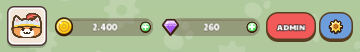
#> input picture docs/design/2026-10-21/menu-frame-proposal/game-header.png, 360 x 52 px
$ python build_proposal.py
#> lines starting #> are read from the running program, lines starting #| are printed output that depends on the picture
"""Offline illustration of the two frame proposals; no browser or game changes."""
from pathlib import Path
from PIL import Image, ImageDraw, ImageFont

HERE = Path(__file__).resolve().parent
ROOT = HERE.parents[3]
SCALE = 2
LINE = '#583f21'
INK = '#4b3927'
FONT = ROOT / 'game/ui/fonts/PaytoneOne-Regular.ttf'
SYMBOL_FONT = ROOT / 'game/ui/fonts/DejaVuSans.ttf'


class Canvas:
    def __init__(self, w, h, fill):
        self.im = Image.new('RGB', (w*SCALE, h*SCALE), fill)
        self.d = ImageDraw.Draw(self.im)

    def box(self, rect, fill, radius=0, line=None, width=1):
        self.d.rounded_rectangle(tuple(round(v*SCALE) for v in rect), round(radius*SCALE), fill=fill, outline=line, width=round(width*SCALE))

    def text(self, pos, text, size=14, fill=INK, game=False, bold=False, anchor='lt', stroke=0, symbols=False):
        # Match UiKit.game_font(): every caption uses the same Paytone One face.
        font = ImageFont.truetype(str(SYMBOL_FONT if symbols else FONT), round(size*SCALE))
        self.d.text((round(pos[0]*SCALE), round(pos[1]*SCALE)), text, font=font,
                    fill=fill, anchor=anchor, stroke_width=round(stroke*SCALE), stroke_fill='#2e1c1c')

    def wrap(self, pos, text, width, size=13, fill='#5b695a', leading=19):
        font = ImageFont.truetype(str(FONT), round(size*SCALE))
        words = text.split(); line = ''; y = pos[1]
        for word in words:
            test = (line + ' ' + word).strip()
            if font.getlength(test) > width*SCALE and line:
                self.text((pos[0], y), line, size, fill)
                y += leading; line = word
            else:
                line = test
        if line:
            self.text((pos[0], y), line, size, fill)

    def paste(self, source, rect):
        if not isinstance(source, Image.Image):
            source = Image.open(source)
        source = source.convert('RGBA')
        x,y,w,h = rect
        source = source.resize((round(w*SCALE), round(h*SCALE)), Image.Resampling.LANCZOS)
        self.im.paste(source, (round(x*SCALE),round(y*SCALE)), source)


def coin(c,x,y,size=18):
    c.box((x,y,x+size,y+size),'#ffdc62',size/2,LINE,1.5)
    c.box((x+3,y+3,x+size-3,y+size-3),'#ffdf68',size/2,'#fff0a0',1)
    c.text((x+size/2,y+size/2),'•',12,'#b07b27',anchor='mm')


def button(c,x,y,w,h,text,tone='yellow',size=14,icon=False):
    # Exact source art and 9-slice margins from game_theme.tres. Preview is 0.5x game.
    source = Image.open(HERE/f'button-{tone}-source.png').convert('RGBA')
    sw,sh = source.size
    sx,sy = [0,80,sw-80,sw],[0,66,sh-72,sh]
    dw,dh = round(w*SCALE),round(h*SCALE)
    dx,dy = [0,40,dw-40,dw],[0,33,dh-36,dh]
    if dw < 80 or dh < 69:
        raise ValueError('Original button art needs at least 40 x 34.5 preview pixels')
    layer = Image.new('RGBA',(dw,dh))
    for row in range(3):
        for col in range(3):
            patch = source.crop((sx[col],sy[row],sx[col+1],sy[row+1]))
            patch = patch.resize((dx[col+1]-dx[col],dy[row+1]-dy[row]),Image.Resampling.LANCZOS)
            layer.paste(patch,(dx[col],dy[row]))
    c.paste(layer,(x,y,w,h))
    # Match the measured original capture: ~1 preview pixel of outer text outline.
    # Godot outline_size is not a portable Pillow/CSS outer-stroke radius.
    if icon:
        font = ImageFont.truetype(str(FONT), round(size*SCALE))
        group_w = font.getlength(text)/SCALE+16
        c.paste(HERE/'back-icon.png',(x+(w-group_w)/2,y+h/2-9,12,12))
        c.text((x+w/2+8,y+h/2-3),text,size,'#ffffff',anchor='mm',stroke=1)
    else:
        c.text((x+w/2,y+h/2-3),text,size,'#ffffff',anchor='mm',stroke=1)


def pattern(c):
    for x,y in [(29,109),(190,92),(300,180),(70,320),(245,363),(23,460),(310,510)]:
        col='#c1d0ac'
        c.box((x,y+11,x+22,y+29),col,10)
        for dx,dy in [(-3,2),(5,-3),(14,-2),(21,4)]:
            c.box((x+dx,y+dy,x+dx+7,y+dy+9),col,5)


def stage(c,x,y,w,h):
    layer=Canvas(w,h,'#91ac65')
    layer.d.ellipse((-80*SCALE,-38*SCALE,(w+30)*SCALE,30*SCALE),fill='#a4bc7a')
    layer.d.ellipse((-10*SCALE,(h-10)*SCALE,(w+30)*SCALE,(h+14)*SCALE),fill='#829c5a')
    cat_h = min(61, h - 28)
    cat_w = cat_h * 55 / 61
    for i,name in enumerate(['giao','kiem','cung','gay_phep']):
        source=Image.open(ROOT / f'game/ui/art/unit_{name}.png').convert('RGBA')
        source.thumbnail((110,122),Image.Resampling.LANCZOS)
        layer.paste(source,(12+i*(w-25)/4,(h-cat_h)/2-4+(8 if i%2 else 0),cat_w,cat_h))
    c.paste(layer.im,(x,y,w,h))


def progress(c,x,y,w=300):
    c.box((x,y,x+w,y+12),'#a5b58c',7)
    c.box((x,y,x+w*.375,y+12),'#eac25d',7)


def phone(kind):
    c=Canvas(360,640,'#adbf96');pattern(c)
    c.paste(HERE/'game-header.png',(0,0,360,52))
    button(c,12,58,94,36,'Quay lại','red',10,icon=True)
    if kind=='A':
        c.box((12,112,348,462),'#7e9467',22)
        c.box((12,108,348,458),'#d0dbb8',22,LINE,3)
        c.text((28,124),'Tuần tra',19,game=True)
        coin(c,217,123,18);c.text((240,127),'180 vàng / giờ',10)
        stage(c,15,155,330,99)
        c.text((30,269),'KHO VÀNG',10,'#61704a',bold=True)
        c.text((29,283),'540',28,game=True)
        c.text((96,299),'/ 1.440',12,'#68754f',bold=True)
        c.text((331,298),'Tích lũy tối đa 8 giờ',11,'#5d6a4b',anchor='rt')
        progress(c,29,323)
        c.text((29,343),'Đầy sau 05:00:00',11,'#596843')
        c.text((330,343),'37,5%',11,'#596843',anchor='rt')
        button(c,29,400,302,42,'THU HOẠCH')
        c.box((12,479,348,545),'#94ad79',17,'#657b50',2)
        c.text((27,493),'Tuần tra nhanh',13,game=True)
        c.text((27,516),'Nhận ngay 2 giờ tích lũy',10,'#3f5533')
        button(c,224,492,110,38,'Miễn phí 2/2','red',10)
    else:
        c.box((12,112,348,240),'#7e9467',22)
        c.box((12,108,348,236),'#91ac65',22,LINE,3)
        stage(c,15,137,330,80)
        c.text((29,119),'Tuần tra',17,game=True)
        c.box((12,271,348,486),'#7e9467',22)
        c.box((12,267,348,482),'#d0dbb8',22,LINE,3)
        c.box((28,253,129,282),'#e9c578',11,LINE,2)
        c.text((78,267),'Kho vàng',13,game=True,anchor='mm')
        c.text((180,299),'540 / 1.440',27,game=True,anchor='mt')
        coin(c,119,339,17);c.text((142,343),'180 vàng / giờ',11)
        progress(c,29,369)
        c.text((29,389),'Đầy sau 05:00:00',10.5,'#596843')
        c.text((330,389),'Tối đa 8 giờ',10.5,'#596843',anchor='rt')
        button(c,29,425,302,42,'THU HOẠCH')
        c.text((14,505),'Tuần tra nhanh',12)
        c.text((14,526),'Nhận ngay 2 giờ tích lũy',10,'#3f5533')
        button(c,234,503,114,38,'Miễn phí 2/2','red',10)
    c.paste(HERE/'game-nav.png',(0,560,360,80))
    mask=Image.new('L',c.im.size,0)
    ImageDraw.Draw(mask).rounded_rectangle((0,0,720,1280),40,fill=255)
    result=c.im.convert('RGBA');result.putalpha(mask)
    result.save(HERE/f'patrol-{kind.lower()}.png')
    return result


def main():
    c=Canvas(1200,1215,'#e5ece8')
#> in __init__, `self.im = Image.new('RGB', (w*SCALE, h*SCALE), fill)`:
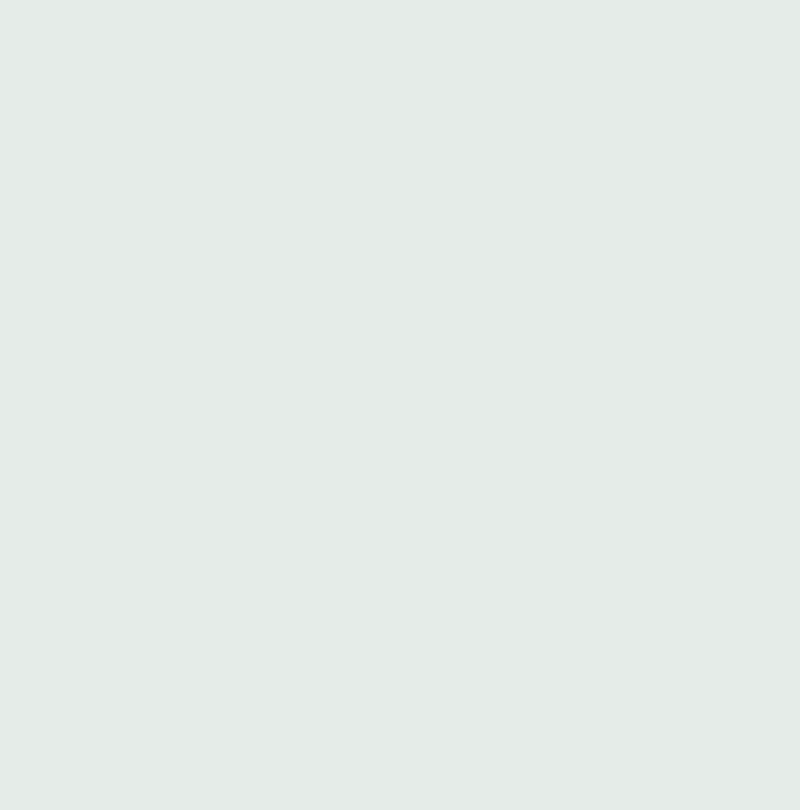
#> self.im: PIL image 2400x2430 RGB (shown at 1/3 size); mean R, G, B 229, 236, 232
    c.text((24,25),'GEAR DEFENDERS · ĐỀ XUẤT HÌNH DÁNG & BỐ CỤC KHUNG',12,'#657464',bold=True)
    c.text((24,50),'Khung nhẹ hơn, thông tin rõ hơn',30,'#344739',bold=True)
    c.wrap((24,95),'Học từ khung bo mềm, một nét bao và gờ đáy của Cat Gunner. Hai bản A/B là thiết kế đề xuất cho game mình, chưa thay vào game.',1120,15,leading=22)
    labels=[('Hiện tại','Ảnh chụp game sau đợt đổi màu'),('A · Khung liền khối','Phương án so sánh'),('B · Khung gắn nhãn','HƯỚNG ĐÃ CHỌN · Button gốc · Font game')]
    shots=[ROOT/'docs/ui_review/2026-10-21/menu-panel-palette/patrol_360x640.png',phone('A'),phone('B')]
#> call 2 of __init__, with w = 360, h = 640, fill = '#adbf96'
#> in __init__ (call 2), `self.im = Image.new('RGB', (w*SCALE, h*SCALE), fill)`:
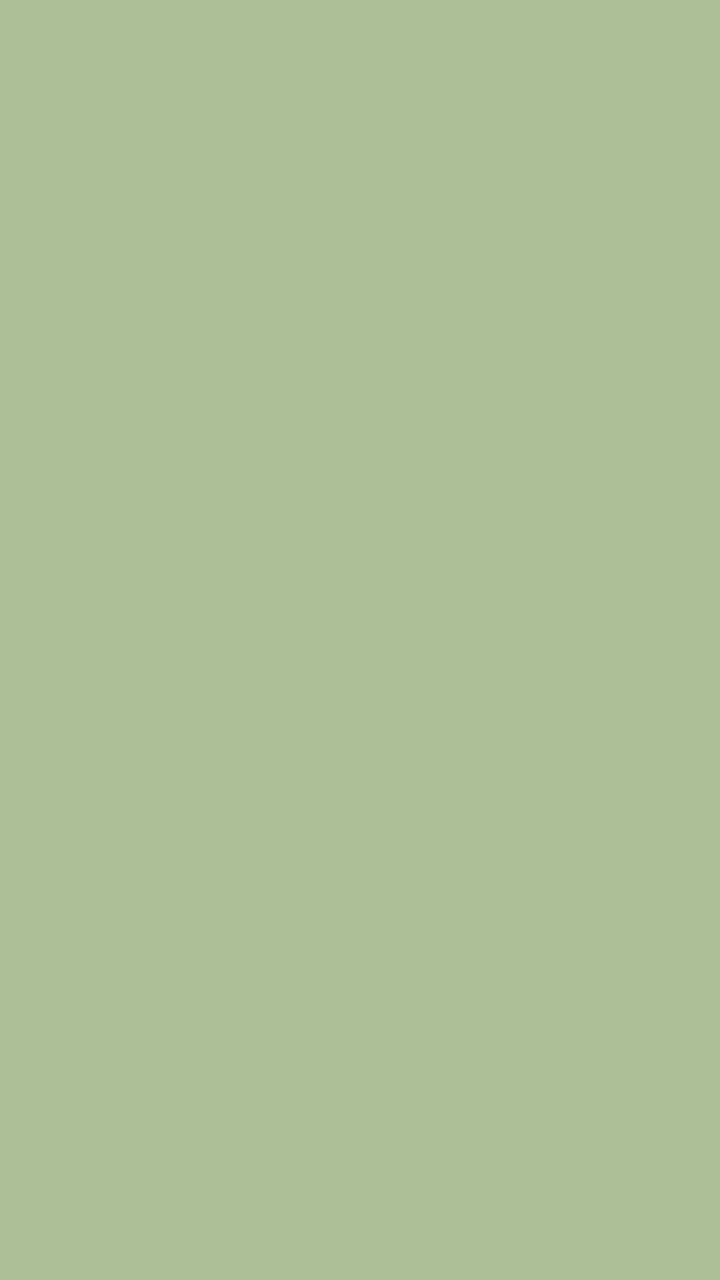
#> self.im: PIL image 720x1280 RGB; mean R, G, B 173, 191, 150
#> in paste, source is the input picture: PIL image 360x52 RGBA; mean R, G, B, A 172.8, 179, 144.8, 255
#> in paste, `source = source.resize((round(w*SCALE), round(h*SCALE)), Image.Resampl..`:
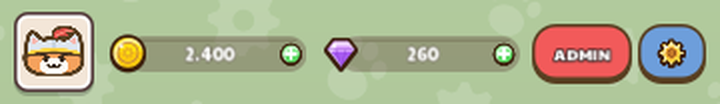
#> source: PIL image 720x104 RGBA; mean R, G, B, A 172.7, 178.9, 144.8, 255
#> in paste, `self.im.paste(source, (round(x*SCALE),round(y*SCALE)), source)`:
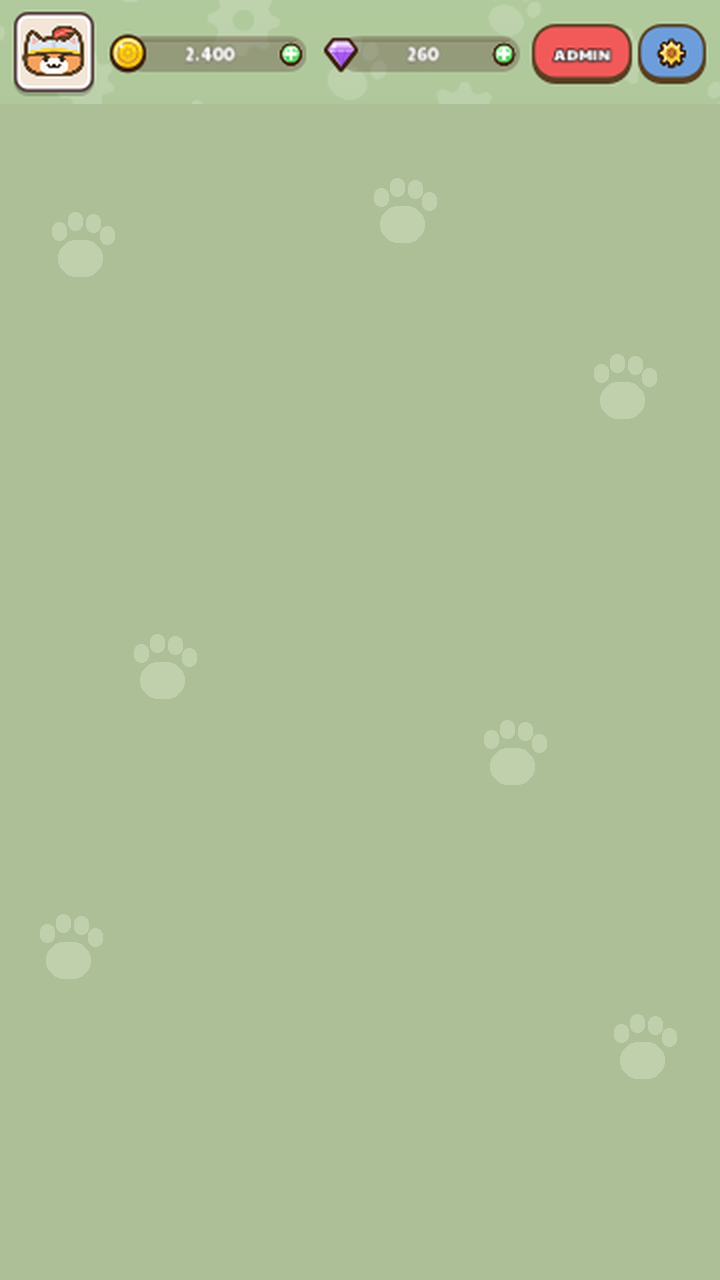
#> self.im: PIL image 720x1280 RGB; mean R, G, B 173.3, 190.3, 150
    notes=[
        'Nhiều lớp viền lồng nhau. Cảnh, số liệu và hành động bị chia rời; các dòng chữ nhỏ thiếu điểm nhìn chính.',
        'Phương án đối chiếu: ghép cảnh và số liệu vào một khung. Không tiếp tục hướng này sau khi chọn B.',
        'ĐÃ CHỌN: nhãn bám mép trên, cảnh mèo riêng. Dùng button gốc và Paytone One cho cả tiêu đề, số liệu, chú thích.'
    ]
    for i in range(3):
        x=24+i*384
        c.text((x,154),labels[i][0],18,'#344739',bold=True)
        c.text((x,181),labels[i][1],12,'#657464')
        c.paste(shots[i],(x,205,360,640))
        c.wrap((x,861),notes[i],355,13,leading=19)
    c.box((24,975,1176,976),'#bdcdbf')
    c.text((24,995),'Áp dụng cùng một hệ khung',18,'#344739')
    c.wrap((24,1027),'Shop: icon trái, thông tin giữa, giá bên phải. Thành / trang bị: một khung nhóm, chia dòng bằng khoảng cách hoặc vạch mảnh.',345,12,leading=21)
    for x in (408,792):
        c.box((x,1024,x+360,1124),'#7ca0b4',20)
        c.box((x,1020,x+360,1120),'#aac9d7',20,LINE,3)
    c.paste(HERE/'chest.png',(425,1038,55,55))
    c.text((494,1037),'Rương Bạc',16)
    c.text((494,1066),'8 thẻ lính',12)
    button(c,670,1047,78,37,'600',size=13)
    c.text((812,1037),'Thông tin trang bị',14)
    c.text((812,1068),'Công',12)
    c.text((1080,1068),'40',12,anchor='rt')
    c.text((1097,1068),'→',12,anchor='mt',symbols=True)
    c.text((1131,1068),'45',12,anchor='rt')
    c.box((812,1088,1131,1089),'#7b9ba9')
    c.text((812,1097),'Máu',12);c.text((1131,1097),'1.590',12,anchor='rt')
    c.wrap((24,1163),'Nguồn: sprite gốc Cat Gunner 1.1.64. Bố cục A/B là đề xuất riêng; chưa áp dụng vào game.',1152,11,leading=18)
    c.im.resize((1200,1215),Image.Resampling.LANCZOS).save(HERE/'proposal.png')

    review=Canvas(840,850,'#e5ece8')
    review.text((24,25),'GEAR DEFENDERS · BẢN DUYỆT KHUNG MENU',11,'#657464')
    review.text((24,54),'Phương án B · Button gốc & font game',23,'#344739')
    review.wrap((24,100),'Giữ khung gắn nhãn và cảnh mèo riêng. Đồng bộ lại button và toàn bộ chữ theo bộ UI đang dùng trong game.',790,12,leading=20)
    review.paste(shots[2],(24,168,360,640))
    review.text((420,181),'Font Paytone One',18,'#344739')
    review.wrap((420,218),'Dùng cho tiêu đề, số vàng, thời gian và chú thích. Chỉnh cỡ chữ và khoảng cách để không chồng nhau.',385,12,leading=22)
    review.text((420,320),'Button gốc của game',18,'#344739')
    review.wrap((420,357),'Giữ nguyên art, viền nâu, gờ đáy và dấu chân mèo. Chữ trắng có viền như theme hiện tại.',385,12,leading=22)
    button(review,420,451,360,42,'THU HOẠCH')
    button(review,420,519,150,38,'Miễn phí 2/2','red',10)
    review.text((420,617),'Khung B giữ bố cục đã chọn',16,'#344739')
    review.wrap((420,653),'Cảnh mèo phía trên, nhãn Kho vàng gắn mép, nút Thu hoạch trong khung. Tuần tra nhanh nằm ở hàng phụ.',385,12,leading=22)
    review.wrap((420,765),'Bản đề xuất để duyệt; chưa thay vào game.',385,10,leading=18)
    review.im.resize((840,850),Image.Resampling.LANCZOS).save(HERE/'proposal-b.png')
    print(HERE/'proposal.png')


if __name__=='__main__':
#> (the run stopped early here; a loop or call above may not have finished)
